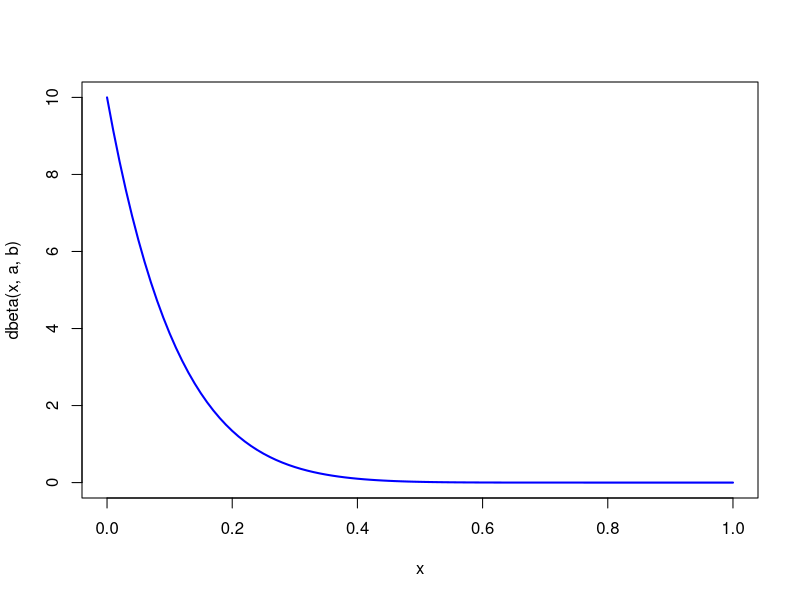
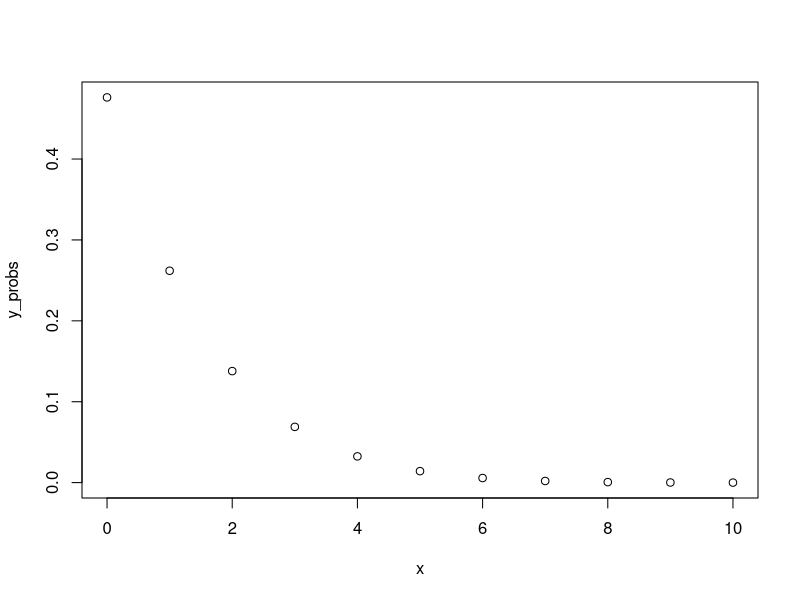
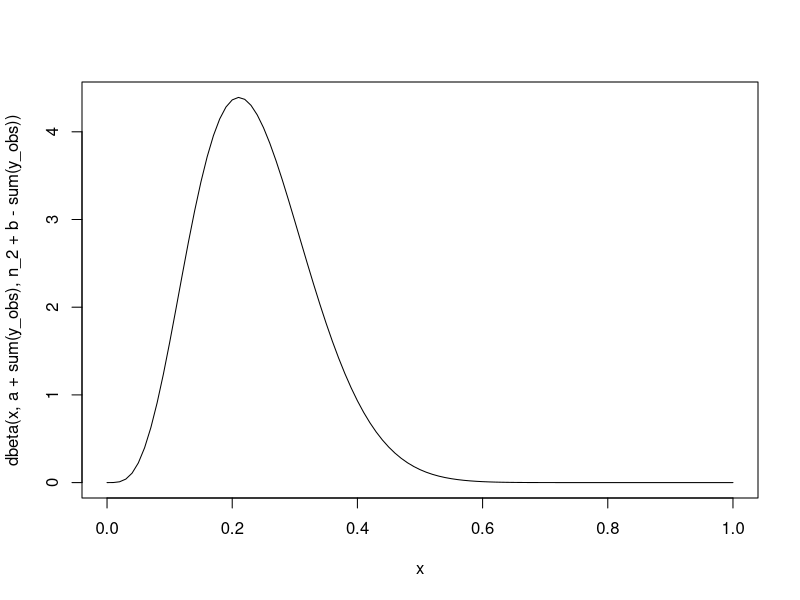
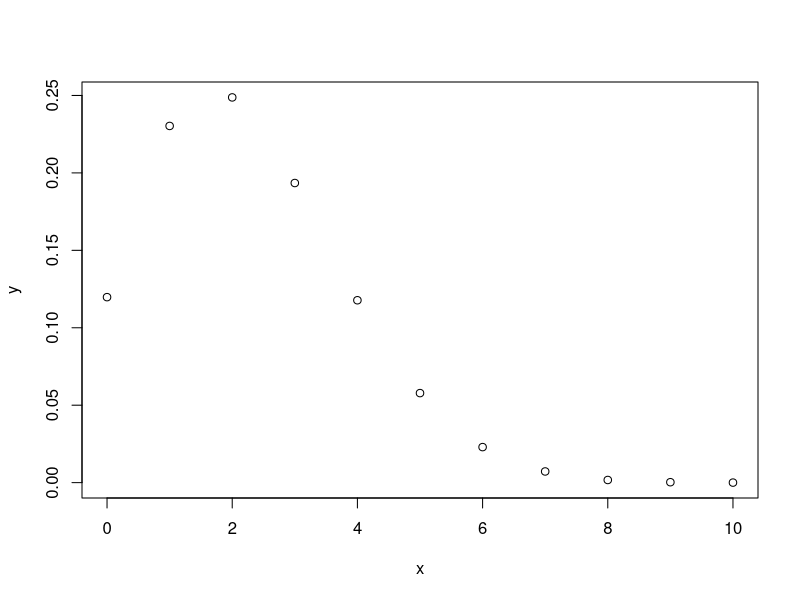
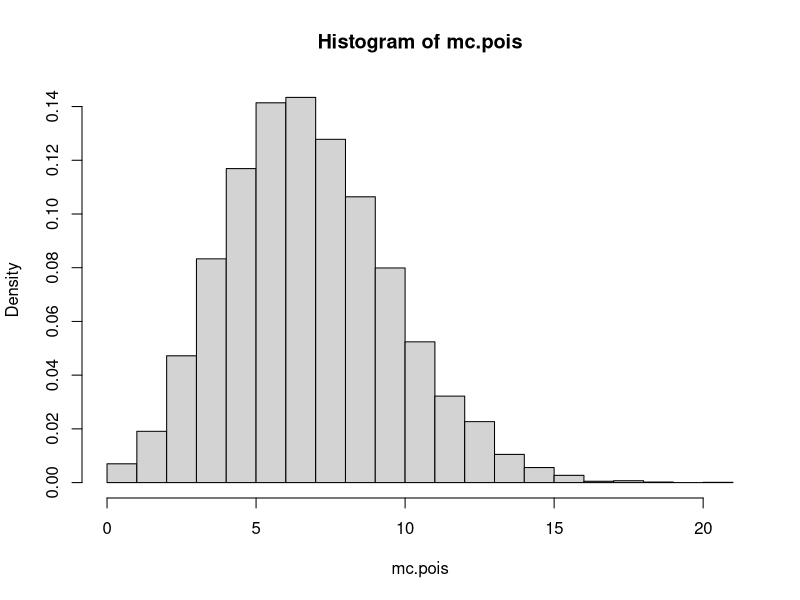

These charts were generated, in order, by the following R code:
## ---- chunk 1
prior.pred.binom = function(y, n, a, b) {
  return((gamma(n + 1) * gamma(a + b) * gamma(y + a) * gamma(n - y + b)) / (gamma(y + 1) * gamma(n - y + 1) * gamma(a) * gamma(b) * gamma(a + b + n)))
}
## ---- chunk 2
a = 1
b = 10
curve(dbeta(x, a, b), lwd = 2, col = "blue")
## ---- chunk 3
x = 0:10
n_1 = length(x)
y_probs = sapply(x, function(x) prior.pred.binom(x, n_1, a, b))
plot(x, y_probs)
## ---- chunk 4
y_obs = c(0, 1, 0, 0, 0, 0, 1, 1, 0, 1)
n_2 = length(y_obs)

beta.binom = function(x, n, a, b) {
  return(choose(n, x) * ((beta(x + a, n - x + b) / beta(a, b))))
}
## ---- chunk 5
curve(dbeta(x, a + sum(y_obs), n_2 + b - sum(y_obs)))
## ---- chunk 6
x = 0:10
y = sapply(x, function(x) beta.binom(x, n_2, a + sum(y_obs), n_1 + b - sum(y_obs)))

plot(x, y)
## ---- chunk 7
shape.prior = 1
rate.prior = 10

y_obs = c(0,1,9,4,20,8,10,18,56,2,5,3,8,13,25)
n = length(y_obs)

shape.post = shape.prior + sum(y_obs)
rate.post = rate.prior + n

## ---- chunk 8
mc.theta = rgamma(10^4, shape.post, rate.post)
## ---- chunk 9
mc.pois = rpois(10^4, mc.theta)
hist(mc.pois, probability = TRUE)
## ---- chunk 10
target = 5

mc.target = dpois(target, mc.theta)

mean(mc.target)
